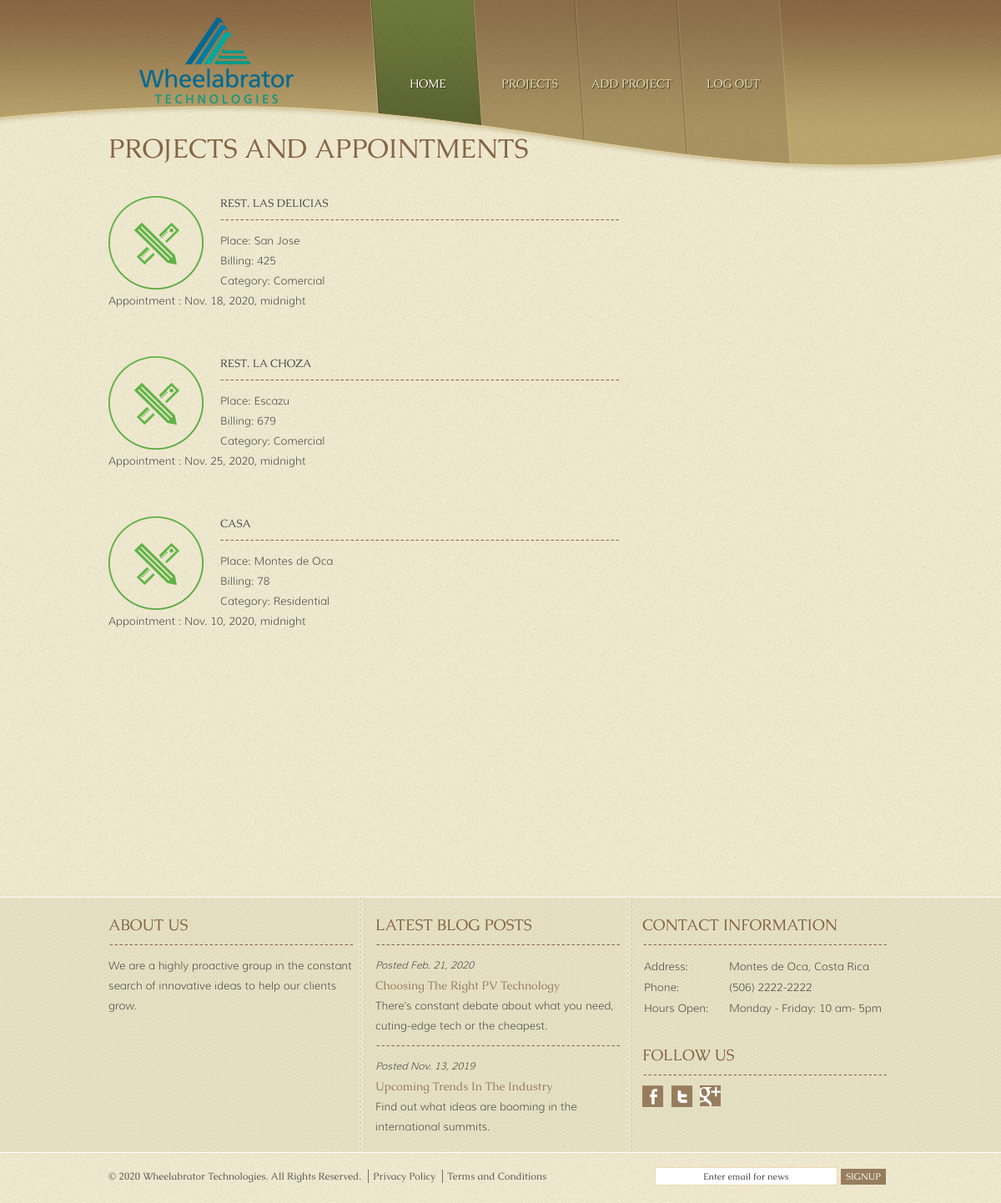
Page /check/id=17 (signed in) on the committed database.
### appointments/models.py (models this page shows, shortened)
class Project(models.Model):
    name = models.CharField(max_length=20, default='')
    place = models.CharField(max_length=30, default='')
    billing = models.CharField(max_length=15, default='')
    category = models.CharField(max_length=50, choices=CATEGORY)
    appt_date = models.DateTimeField('appointment date')
    client = models.ForeignKey(Client, on_delete=models.CASCADE, default=None)

### appointments/views.py (the view)
# urls.py: path('check/id=<int:id>', views.check, name='check'),
@login_required
def check(request, pk=None, id=None):
    if request.user.is_staff and pk is None:
        proj_dict = {}
        for proj in Project.objects.all():
            dict_name = proj.name + ": " + str(proj.client)
            proj_dict[dict_name] = {
                'pk': proj.pk,
                'place': proj.place,
                'billing': proj.billing,
                'category': proj.category,
                'appt': proj.appt_date,
                'uid': proj.client.pk,
                'client': proj.client,
            }
        return render(
            request,
            'check.html',
            {
                'proj_dict': proj_dict,
            }
        )
    else:
        if id == request.user.id or request.user.is_staff:
            client = Client.objects.get(pk=id)
            if pk:
                try:
                    proj = Project.objects.get(client=client, pk=pk)
                except Project.DoesNotExist:
                    raise Http404(
                        'Project with pk {} doesn\'t exist'.format(pk))
                return render(
                    request,
                    'check.html',
                    {
                        'object_pk': proj.pk,
                        'object_name': proj.name,
                        'object_place': proj.place,
                        'object_billing': proj.billing,
                        'object_category': proj.category,
                        'object_appointment': proj.appt_date,
                        'object_client': proj.client,
                    }
                )
            else:
                proj_dict = {}
                for proj in client.project_set.all():
                    proj_dict[proj.name] = {
                        'pk': proj.pk,
                        'place': proj.place,
                        'billing': proj.billing,
                        'category': proj.category,
                        'appt': proj.appt_date,
                        'uid': id
                    }
                return render(
                    request,
                    'check.html',
                    {
                        'proj_dict': proj_dict,
                    }
                )
        else:
            client = Client.objects.get(pk=request.user.id)
            base_url = '/check/'
            query_string = urlencode({'id': (client.pk)})
            url = '{}{}'.format(base_url, query_string)
            return HttpResponseRedirect(url)

### appointments/templates/check.html (shortened to what this page needs)
{% extends 'base.html' %}
{% load widget_tweaks %}
{% load static %}
{% block content %}
	<div id="header">
		<div>
			<div id="logo">
				<a href="{% url 'index' %}"><img src="{% static 'appointments/images/logo.png' %}" alt="LOGO"></a>
			</div>
			<ul id="navigation">
				<li class="selected">
					<a href="{% url 'index' %}">Home</a>
				</li>
				<li>
					<a href="{% url 'check' %}">Projects</a>
				</li>
				{% if user.is_authenticated %}
					<li>
						<a href="{% url 'new' %}">Add Project</a>
					</li>
					<li>
						<a href="{% url 'logout' %}">Log Out</a>
					</li>
				{% endif %}
			</ul>
		</div>
	</div>
	<div id="contents">
		<div id="services">
		{% if user.is_authenticated %}
		<h1>Projects and Appointments</h1>
			{% if object_pk and object_name %}
				<h1>{{ object_name }}</h1>
				<p>
					Place: {{object_place}} <br>
					Billing: {{object_billing}} <br>
					Category: {{object_category}} <br>
					Appointment: {{object_appointment}} <br>
					{% if user.is_staff %}
						Client: {{object_client}}<br>
					{% endif %}
				</p>
				<form action="{% url 'delete' object_pk %}" method="POST">
					{% csrf_token %}
					<input type="submit" name="Delete_button" value="Delete Proyect">
				</form>
				<form action="{% url 'modify' object_pk %}" method="GET">
					{% csrf_token %}
					<input type="submit" name="Mod_button" value="Modify Proyect">
				</form>
			{% elif proj_dict %}
				<div id="main">
					{% for name, values in proj_dict.items %}
            			<ul>
							<li>
								<img src="{% static 'appointments/images/project_icon.png' %}" alt="Img">
								<a href="{% url 'check_pj' values.uid values.pk %}">
									<h5>{{ name }}</h5>
								</a>
								<p>
									Place: {{values.place}} <br>
									Billing: {{values.billing}} <br>
									Category: {{values.category}} <br>
									Appointment : {{values.appt}} <br>
								</p>
                            </li>
                        </ul>
					{% endfor %}
                </div>
            {% endif %}
        {% endif %}
		</div>
    </div>
{% endblock content %}

### appointments/static/appointments/style.css (style rules this page uses)
body { background: url("images/bg-body.jpg") repeat left top; font-family: 'Muli-Light'; margin: 0; }
img { border: 0; }
#navigation li a, #contact form input.btn { background: url("images/buttons.png") no-repeat; }
#header { background: url("images/bg-header.png") no-repeat center top; height: 206px; text-align: right; }
#header > div { width: 940px; margin: 0 auto; padding: 0 10px; }
#logo { float: left; }
#navigation { list-style: none; display: inline-block; width: 610px; margin: 0; padding: 0; }
#navigation li { float: left; font-size: 14pt; height: 206px; width: 138px; margin-left: -16px; text-align: center; }
#navigation li a { background-position: -144px 0; color: #e4dec0; display: block; font-family: 'Caudex-Regular'; font-size: 14px; height: 206px; width: 138px; line-height: 200px; outline: 0; text-decoration: none; text-shadow: 1px 1px #3d3413; text-transform: uppercase; }
#navigation li a:hover, #navigation li.selected a { background-position: 0 0; color: #fff; }
#contents { background: url("images/bg-content-top.png") no-repeat center -6px; min-height: 85px; margin-top: -79px; position: relative; }
#contents > div { width: 960px; margin: 0 auto; padding-top: 30px; }
#contents h1, h3, h5 { color: #836544; font-family: 'Caudex-Regular'; font-weight: normal; margin: 0 0 30px; text-transform: uppercase; }
#contents h5 { color: #474747; }
#main { float: left; min-height: 840px; width: 620px; }
#main ul { list-style: none; margin: 0; padding: 0; }
#main ul li { display: inline-block; margin-bottom: 24px; }
#main ul li img { float: left; margin-right: 20px; }
#contents #services { width: 940px; padding-left: 10px; padding-right: 10px; }
#services:after { clear: both; content: ""; display: block; height: 0; line-height: 0; visibility: hidden; }
#services h5 { float: right; background: url("images/border4.png") repeat-x left bottom; width: 480px; margin: 0 0 12px; padding-bottom: 12px; }
#services #main ul { padding-top: 7px; }
#contents p { color: #474747; font-size: 13px; line-height: 24px; margin: 0; padding: 0 0 24px; }

### rows in the picture
Project: proj_dict "REST. LAS DELICIAS", place "San Jose", billing "425", category "Comercial", appt "Nov. 18, 2020, midnight"
Project: proj_dict "REST. LA CHOZA", place "Escazu", billing "679", category "Comercial", appt "Nov. 25, 2020, midnight"
Project: proj_dict "CASA", place "Montes de Oca", billing "78", category "Residential", appt "Nov. 10, 2020, midnight"
